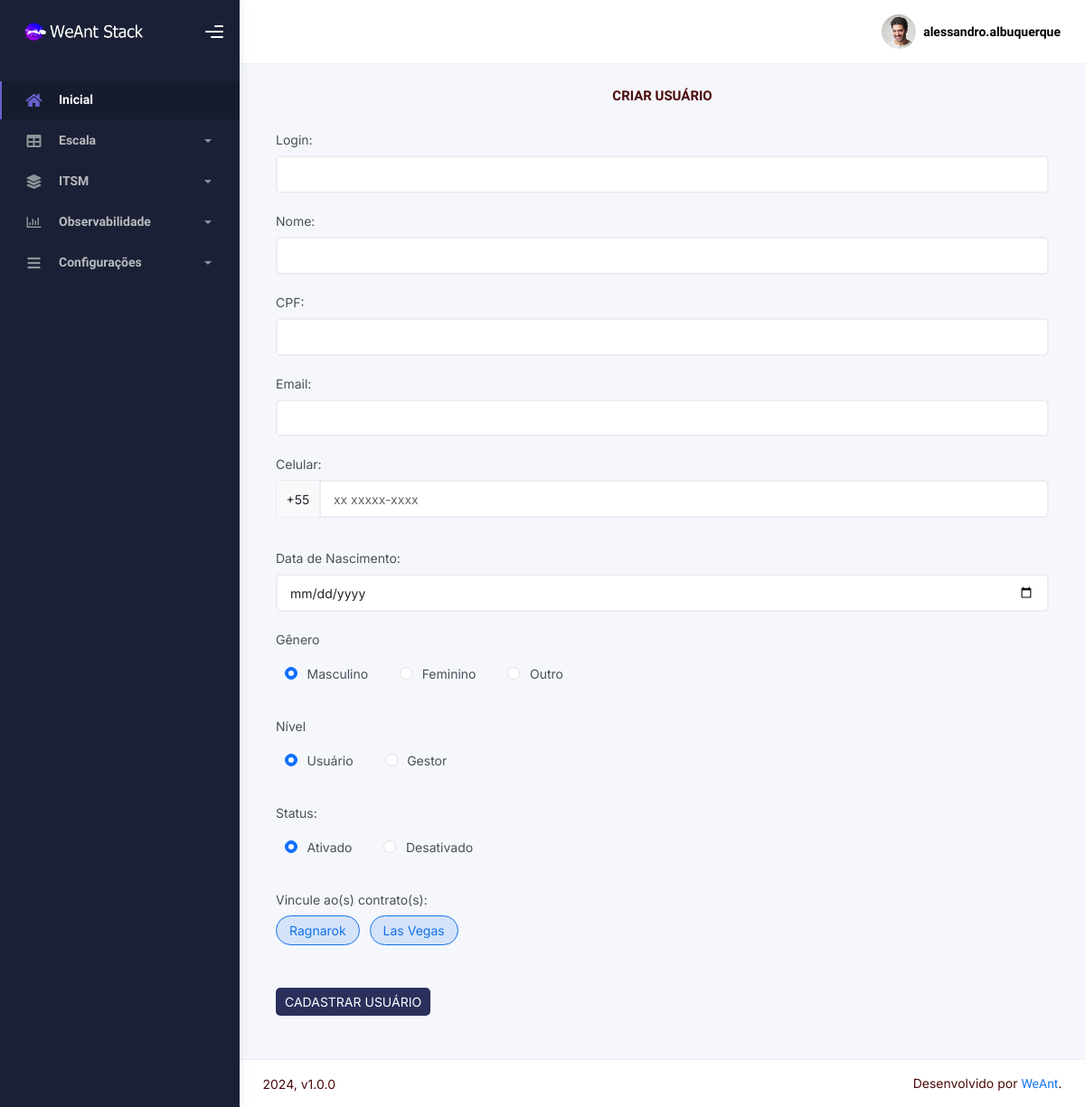
Page /criarusuario.php (signed in) on the committed database.
### tables this page shows
CREATE TABLE `usuario` (
  `id` int(11) NOT NULL,
  `login` varchar(60) NOT NULL,
  `senha` varchar(60) NOT NULL,
  `nome` varchar(60) NOT NULL,
  `cpf` varchar(60) NOT NULL,
  `nascimento` varchar(60) NOT NULL,
  `genero` varchar(60) NOT NULL,
  `email` varchar(60) NOT NULL,
  `telefone` varchar(60) NOT NULL,
  `departamento` varchar(60) DEFAULT NULL,
  `cargo` varchar(60) DEFAULT NULL,
  `nivel` varchar(60) NOT NULL,
  `pnivel` varchar(60) NOT NULL,
  `ativo` varchar(60) NOT NULL,
  `pativo` varchar(60) NOT NULL,
  `gerasenha` varchar(60) NOT NULL,
  `horario` varchar(60) NOT NULL,
  `dia` varchar(60) NOT NULL,
  `semana` varchar(60) NOT NULL,
  `mes` varchar(60) NOT NULL,
  `ano` varchar(60) NOT NULL,
  `operador` varchar(60) NOT NULL
);

CREATE TABLE `contrato` (
  `id` int(11) NOT NULL,
  `nome` varchar(60) NOT NULL,
  `status` int(11) NOT NULL
);

### sec/sec_verifica.php (called while the page is built, shortened)
<?php
include "config.php";
$sqlc = "SELECT * FROM usuario WHERE id=" . $_SESSION['UsuarioID'];
  $query = $conn->query($sqlc);
    $dados = $query->fetch_assoc();
      $idlogado = $dados['id'];
      $usuariologado = $dados['login'];
?>

### sec/pesquisa_coletacontratos.php (the view)
<?php
include "sec_verifica.php";
    $query_validacao_contrato = "SELECT * FROM relacao_cliente WHERE id_usuario = '$idlogado'";
        $resultado_validacao_contrato = $conn->query($query_validacao_contrato);
        if ($resultado_validacao_contrato->num_rows > 0){
            while($dados_validacao_contrato = $resultado_validacao_contrato->fetch_assoc()){
                $id_contrato_validacao_contrato = $dados_validacao_contrato['id_contrato'];
                    $query_contrato = "SELECT * FROM contrato WHERE id = '$id_contrato_validacao_contrato'";
                        $resultado_contrato = $conn->query($query_contrato);
                        if ($resultado_contrato->num_rows > 0){
                            while ($dados_contrato = $resultado_contrato->fetch_assoc()) {
                                $id_contrato = $dados_contrato['id'];
                                $nome_contrato = $dados_contrato['nome'];
                                echo '
                                <div class="selectgroup selectgroup-pills">
                                    <label class="selectgroup-item">
                                        <input
                                            type="checkbox"
                                            name="contratos[]"
                                            value="' . $id_contrato . '"
                                            class="selectgroup-input contratos"
                                            checked=""
                                            onchange="loadExternalContent(this)"
                                        />
                                        <span class="selectgroup-button">' . $nome_contrato . '</span>
                                </div>
                                ';
                            }
                        } else {
                            echo "Nenhum contrato cadastrado";
                        }
            }
        }
?>

### tudo_cima.php (shortened to what this page needs)
<?php
include "sec/sec_verifica.php";
?>
<html lang="br">
  <head>
    <link rel="stylesheet" href="assets/css/bootstrap.min.css" />
    <link rel="stylesheet" href="assets/css/plugins.min.css" />
    <link rel="stylesheet" href="assets/css/kaiadmin.min.css" />
    <link rel="stylesheet" href="assets/css/calendario.css" />
    <link rel="stylesheet" href="assets/css/usuarios.css" />
    <link rel="stylesheet" href="assets/css/contratos.css" />
    <link rel="stylesheet" href="assets/css/geral.css" />
    <link rel="stylesheet" href="assets/css/demo.css" />
  </head>
  <body>
    <div class="wrapper">
      <div class="sidebar" data-background-color="dark">
        <div class="sidebar-logo">
          <div class="logo-header" data-background-color="dark">
            <a class="logo">
              <img
                src="assets/img/kaiadmin/logo_light.png"
                alt="navbar brand"
                class="navbar-brand"
                height="20"
              />
            </a>
            <div class="nav-toggle">
              <button class="btn btn-toggle toggle-sidebar">
                <i class="gg-menu-right"></i>
              </button>
            </div>
          </div>
        </div>
        <div class="sidebar-wrapper scrollbar scrollbar-inner">
          <div class="sidebar-content">
            <ul class="nav nav-secondary">
              <li class="nav-item active">
                <a href="inicial.php">
                  <i class="fas fa-home"></i>
                  <p>Inicial</p>
                </a>
              </li>
              <li class="nav-item">
                <a data-bs-toggle="collapse" href="#escala">
                  <i class="fas fa-table"></i>
                  <p>Escala</p>
                  <span class="caret"></span>
                </a>
              </li>
              <li class="nav-item">
                <a data-bs-toggle="collapse" href="#itsm">
                  <i class="fas fa-layer-group"></i>
                  <p>ITSM</p>
                  <span class="caret"></span>
                </a>
              </li>
              <li class="nav-item">
                <a data-bs-toggle="collapse" href="#observabilidade">
                  <i class="far fa-chart-bar"></i>
                  <p>Observabilidade</p>
                  <span class="caret"></span>
                </a>
              </li>
              <li class="nav-item">
                <a data-bs-toggle="collapse" href="#configuracoes">
                  <i class="fas fa-bars"></i>
                  <p>Configurações</p>
                  <span class="caret"></span>
                </a>
              </li>
            </ul>
          </div>
        </div>
      </div>
      <div class="main-panel">
        <div class="main-header">
          <nav class="navbar navbar-header navbar-header-transparent navbar-expand-lg border-bottom">
            <div class="container-fluid">
              <ul class="navbar-nav topbar-nav ms-md-auto align-items-center">
                <li class="nav-item topbar-user dropdown hidden-caret">
                  <a
                    class="dropdown-toggle profile-pic"
                    data-bs-toggle="dropdown"
                    href="#"
                    aria-expanded="false"
                  >
                    <div class="avatar-sm">
                      <img
                        src="assets/img/profile.jpg"
                        alt="..."
                        class="avatar-img rounded-circle"
                      />
                    </div>
                    <span class="profile-username">
                      <span class="fw-bold"><?php echo $usuariologado ?></span>
                    </span>
                  </a>
                </li>
              </ul>
            </div>
          </nav>
        </div>
        <div class="container">
    <div class="page-inner">

### assets/css/geral.css (style rules this page uses)
body { font-family: 'Inter', sans-serif; margin: 0; padding: 0; color: #4b0a0a }
.btn { background-color: #450082; color: #fff; font-size: 14px; font-weight: 600; border: none !important; transition: all linear 160ms; cursor: pointer; margin: 0 !important; }

### rows in the picture
usuario: login "alessandro.albuquerque"
contrato: nome "Ragnarok"
contrato: nome "Las Vegas"
